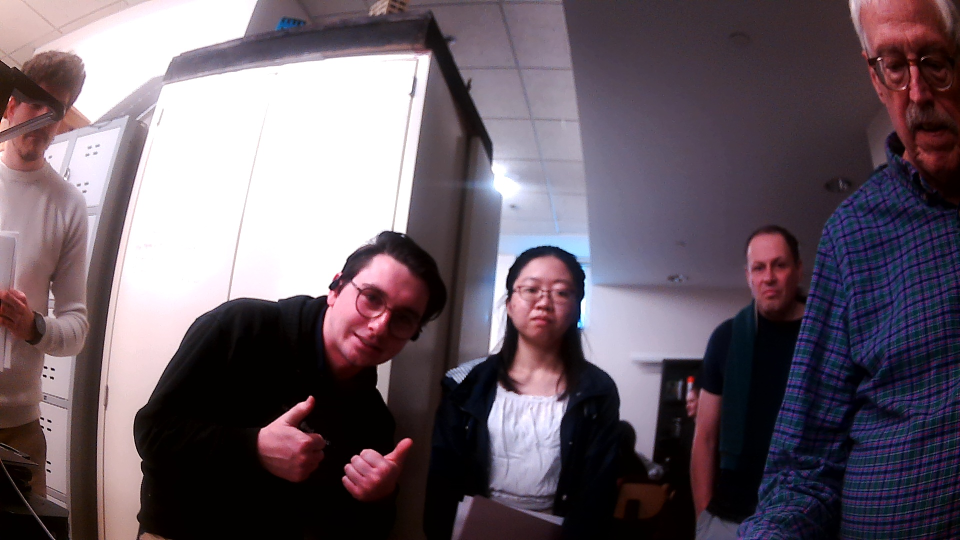
#> input picture archive/images/left_capture.jpg, 1920 x 1080 px, found by its file name (shown at 1/2 size)
$ python handle_OIA.py   (older library calls are emulated)
#> lines starting #> are read from the running program, lines starting #| are printed output that depends on the picture
import time
import sys
import cv2
import numpy as np
import google.generativeai as genai
from dotenv import load_dotenv
import os
from PIL import Image

start_time = time.perf_counter()

load_dotenv()

api_key = os.getenv("API_KEY")

system_instruction = """
You are an AI assistant designed to help visually impaired users, referred to as 'Senior Design Smart Bears', navigate their environment safely and confidently.
You are always provided with:
1. A regular color image of the user's forward view.
2. A depth map image showing relative distances (red = close, blue = far).
Your job is to describe only what's important based on their question**for immediate awareness, visual assitance, or navigation**:
- Mention nearby obstacles or objects directly in front.
- Highlight potential hazards if necessary for the question (e.g. steps, vehicles, poles, moving objects).
- Use clear, brief, conversational language like you're a helpful guide walking next to them.
- Provide distance estimates for objects in your response.
Avoid long explanations or visual details that don't affect the user's path or safety.
Keep responses concise and focused on action and awareness.
"""

return_phrase = "high"

# Load calibration data (you need to perform calibration beforehand)
calibration_data = np.load('/home/pi/Senior-Design-Smart-Bears/stereo_calibration.npz')
#> (reads stereo_calibration.npz from the repository)
camera_matrix_left = calibration_data['camera_matrix_left']
dist_coeffs_left = calibration_data['dist_coeffs_left']
camera_matrix_right = calibration_data['camera_matrix_right']
dist_coeffs_right = calibration_data['dist_coeffs_right']
R = calibration_data['R']
T = calibration_data['T']

# Compute rectification transforms
image_size = (1920, 1080)  # Adjust to your camera resolution
R1, R2, P1, P2, Q, _, _ = cv2.stereoRectify(camera_matrix_left, dist_coeffs_left,
                                            camera_matrix_right, dist_coeffs_right,
                                            image_size, R, T)

# Compute rectification maps
map1_left, map2_left = cv2.initUndistortRectifyMap(camera_matrix_left, dist_coeffs_left, R1, P1, image_size, cv2.CV_32FC1)
map1_right, map2_right = cv2.initUndistortRectifyMap(camera_matrix_right, dist_coeffs_right, R2, P2, image_size, cv2.CV_32FC1)

# Create StereoBM object
stereo = cv2.StereoBM_create(numDisparities=80, blockSize=15)
stereo.setSpeckleWindowSize(25)
stereo.setSpeckleRange(1)
stereo.setTextureThreshold(12)

# Initialize Gemini client
genai.configure(api_key=api_key)
model = genai.GenerativeModel(model_name='gemini-2.0-flash', system_instruction=system_instruction)

# Simulated temperature check (replace with actual sensor logic)
if __name__ == "__main__":
    frame_left = cv2.imread("/home/pi/Senior-Design-Smart-Bears/left_capture.jpg")
#> frame_left is the input picture: shape (1080, 1920, 3); mean B, G, R 102.9, 93.3, 105.7
    frame_right = cv2.imread("/home/pi/Senior-Design-Smart-Bears/right_capture.jpg")
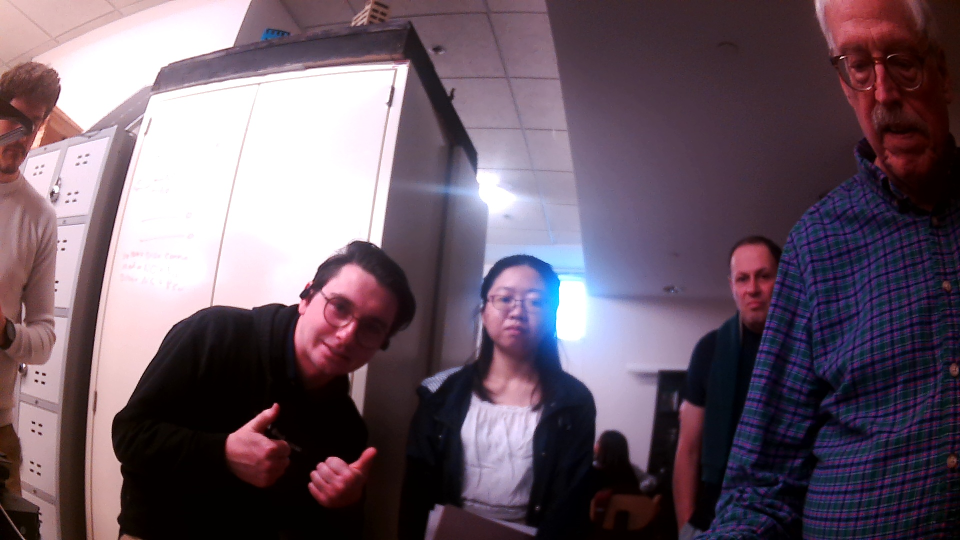
#> input picture archive/images/right_capture.jpg, 1920 x 1080 px, found by its file name (shown at 1/2 size)
#> frame_right is the input picture: shape (1080, 1920, 3); mean B, G, R 103.1, 90.6, 107.3
    load_time = time.perf_counter()
    print("Load took ", load_time - start_time)
    # In the main loop, before computing disparity:
    left_rectified = cv2.remap(frame_left, map1_left, map2_left, cv2.INTER_LINEAR)
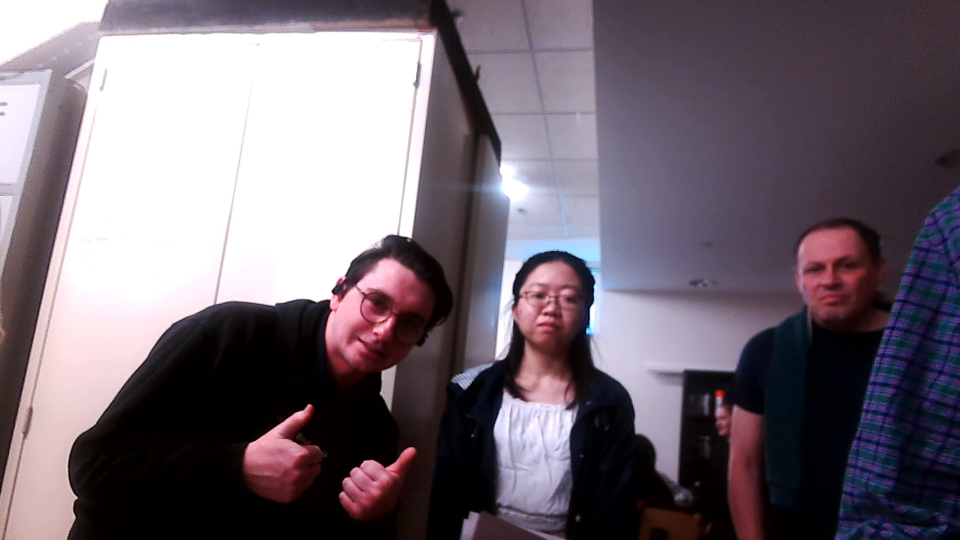
#> left_rectified: shape (1080, 1920, 3) (shown at 1/2 size); mean B, G, R 113.8, 104.4, 114.8
    right_rectified = cv2.remap(frame_right, map1_right, map2_right, cv2.INTER_LINEAR)
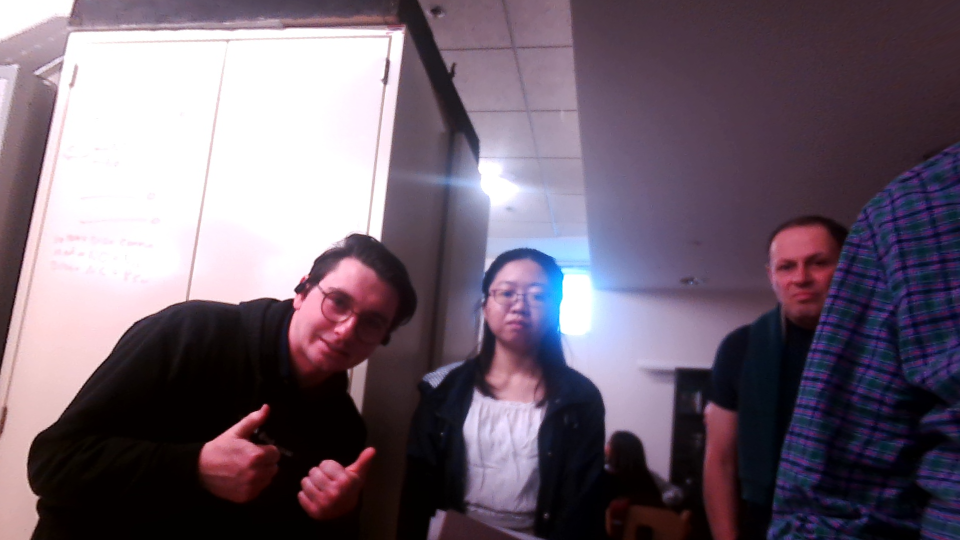
#> right_rectified: shape (1080, 1920, 3) (shown at 1/2 size); mean B, G, R 111.6, 98, 111.7

    # Convert to grayscale
    gray_left = cv2.cvtColor(left_rectified, cv2.COLOR_BGR2GRAY)
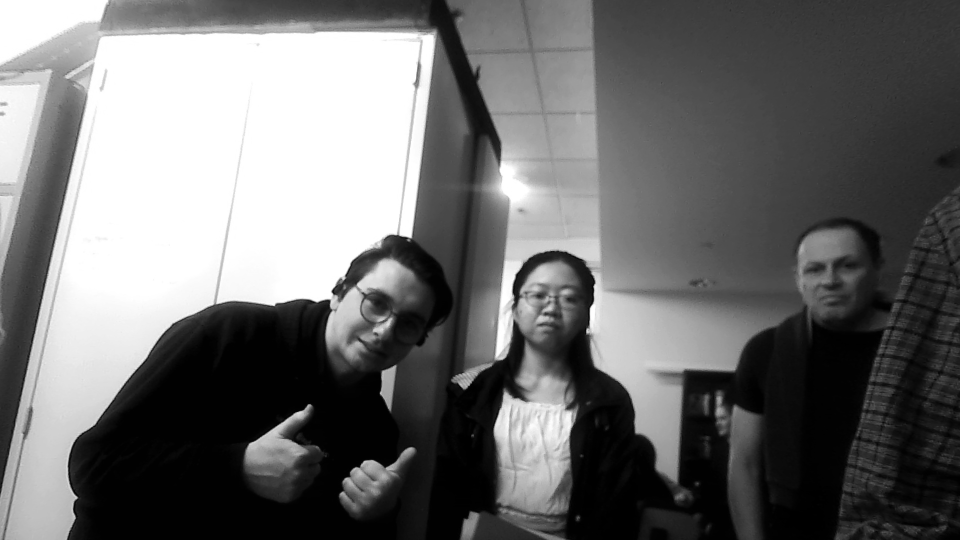
#> gray_left: shape (1080, 1920) (shown at 1/2 size); min 0, max 255, mean 108.6
    gray_right = cv2.cvtColor(right_rectified, cv2.COLOR_BGR2GRAY)
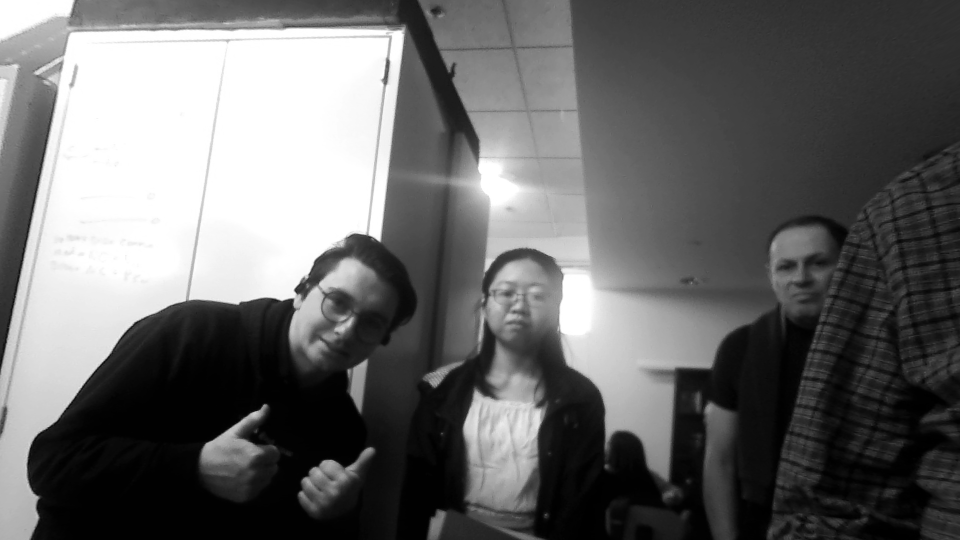
#> gray_right: shape (1080, 1920) (shown at 1/2 size); min 0, max 255, mean 103.6

    # Compute disparity map
    disparity = stereo.compute(gray_left, gray_right)
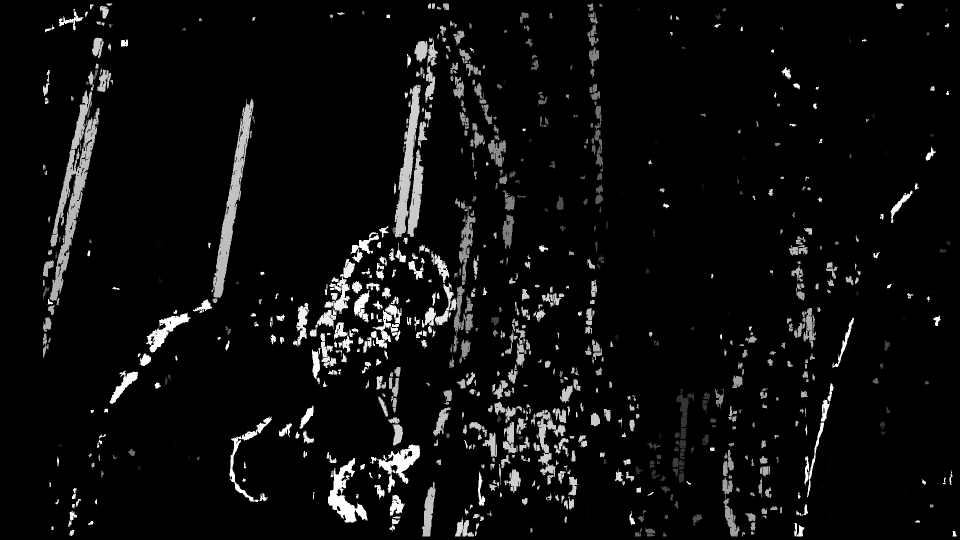
#> disparity: shape (1080, 1920) int16 (shown at 1/2 size); min -16, max 1264, mean 52; drawn with min black and max white

    # Normalize disparity for display
    disparity_normalized = cv2.normalize(disparity, None, alpha=0, beta=255, norm_type=cv2.NORM_MINMAX, dtype=cv2.CV_8U)

    # Apply color map for visualization
    disparity_color = cv2.applyColorMap(disparity_normalized, cv2.COLORMAP_JET)
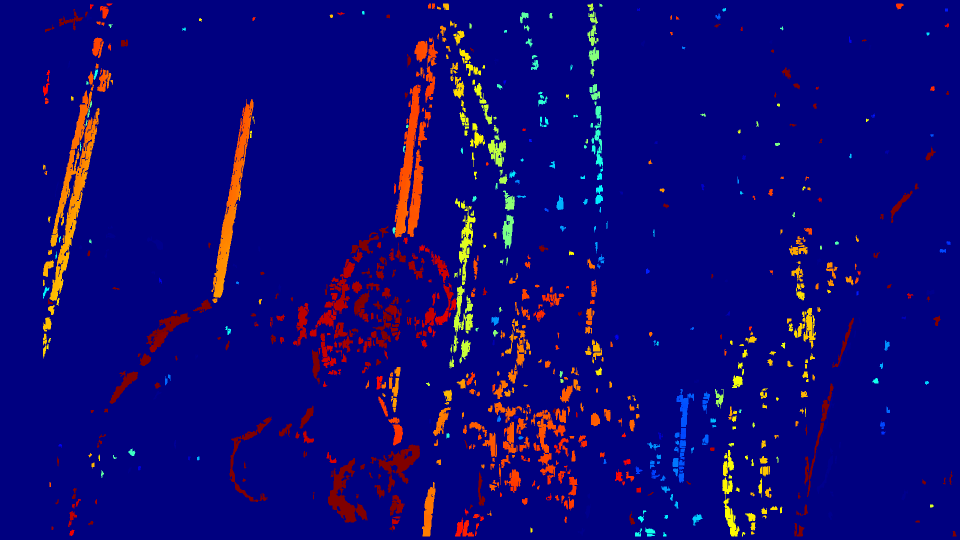
#> disparity_color: shape (1080, 1920, 3) (shown at 1/2 size); mean B, G, R 121, 6.9, 13.6
    # Save disparity map
    cv2.imwrite("/home/pi/Senior-Design-Smart-Bears/map_capture.jpg", disparity_color)

    # Load the image
    original_image = Image.open("/home/pi/Senior-Design-Smart-Bears/right_capture.jpg")
    map_image = Image.open("/home/pi/Senior-Design-Smart-Bears/map_capture.jpg")
    print("Depth Mapping Took ", time.perf_counter() - load_time)

    start_time = time.perf_counter()

    print("Generating Gemini response...")


    response = model.generate_content([original_image, map_image])

    end_time_gemini = time.perf_counter()
    elapsed_time_gemini = end_time_gemini - start_time

    print(f"Gemini Response: {response.text}")
    print(f"{elapsed_time_gemini} passed for Gemini")

    print(response.text)
    print(return_phrase)
    sys.exit(0)
#> (the program exits here)
